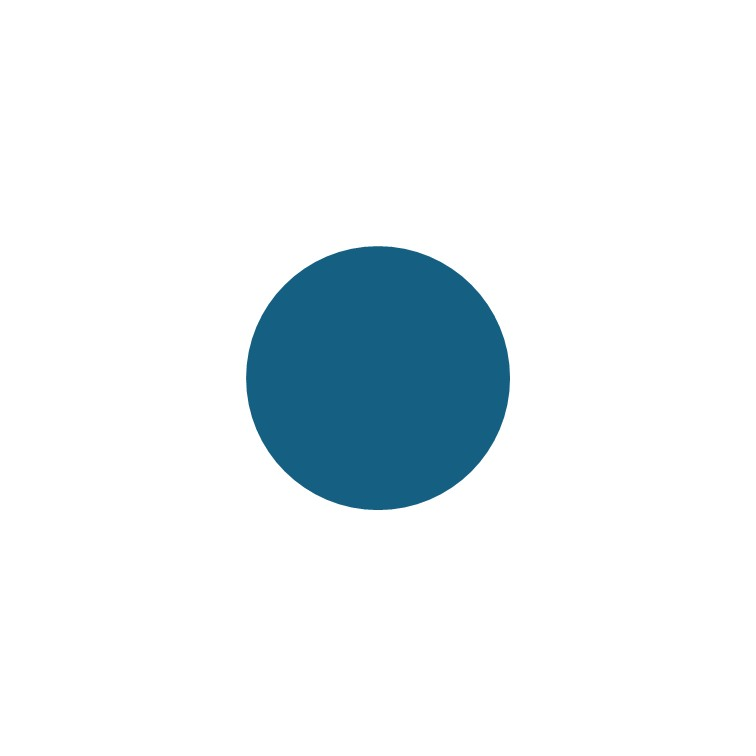
#> input picture validation/validate_raspi_images/SmallBlueCircle.JPG, 756 x 756 px, found by its file name; the run also reads 1 picture not shown here
$ python 'Py Code.py'
#> lines starting #> are read from the running program, lines starting #| are printed output that depends on the picture
import paho.mqtt.client as mqtt
import matplotlib
import matplotlib.pyplot as plt
import matplotlib.image as img
#import numpy as np
import time

#fix UserWarning: Starting a Matplotlib GUI outside of the main thread will likely fail.
#matplotlib.use('QtAgg')

#create 3 subplots under one plot
fig, ((sel1, sel2, sel3),(ax1, ax2, ax3)) = plt.subplots(2,3)
sel1.axis('off')
sel2.axis('off')
sel3.axis('off')
ax1.axis('off')
ax2.axis('off')
ax3.axis('off')

#load images
circle = img.imread("SmallBlueCircle.jpg")
#> circle is the input picture: shape (756, 756, 3); mean R, G, B 232.6, 239.7, 243
triangle = img.imread("BigOrangeTriangle.jpg")
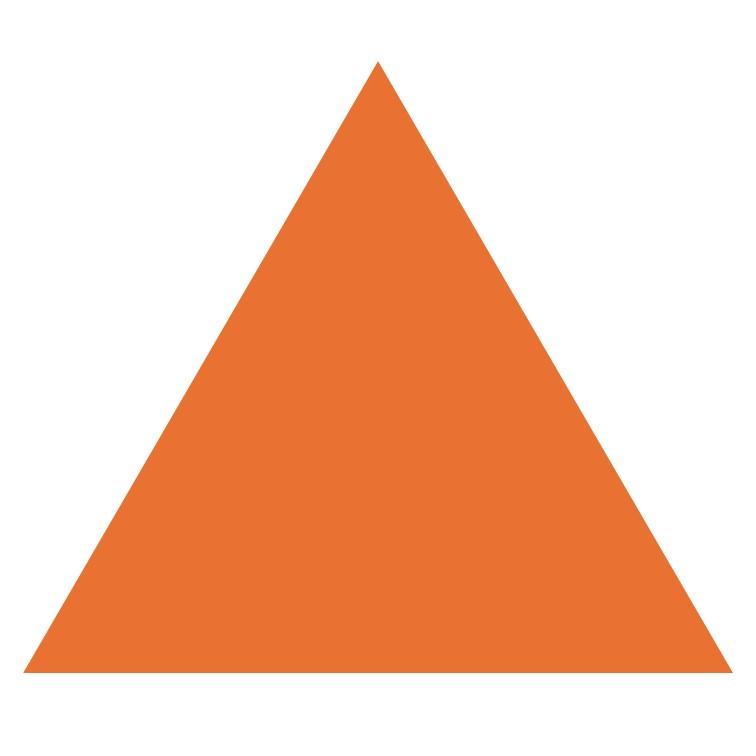
#> input picture validation/validate_raspi_images/BigOrangeTriangle.JPG, 756 x 756 px, found by its file name
#> triangle is the input picture: shape (756, 756, 3); mean R, G, B 246.5, 201, 177
arrow = img.imread("arrow.jpg")
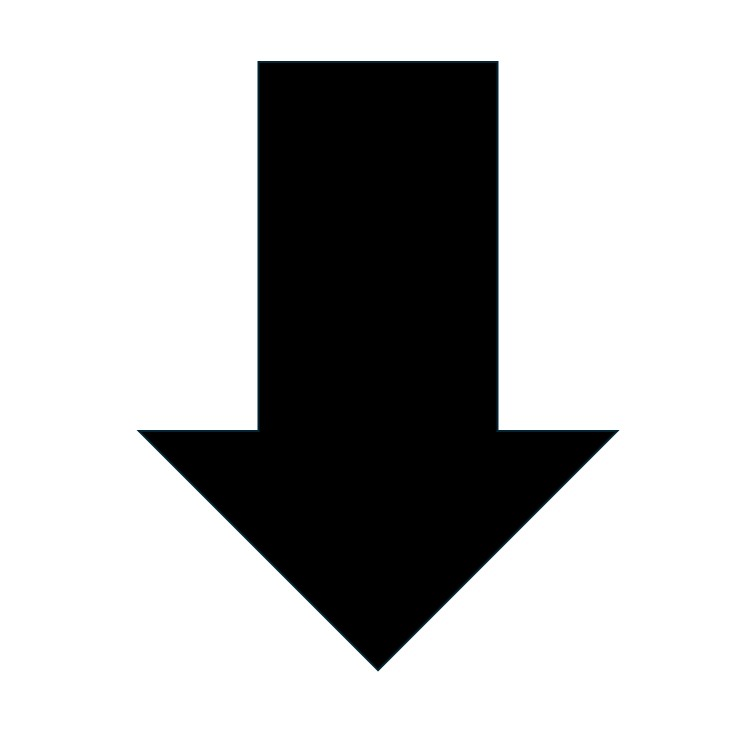
#> input picture validation/validate_raspi_images/arrow.jpg, 756 x 756 px
#> arrow is the input picture: shape (756, 756, 3); mean R, G, B 189.3, 189.5, 189.6
blank = img.imread("blank.jpg")

# The callback for when the client receives a CONNACK response from the server.
def on_connect(client, userdata, flags, reason_code, properties):
    print(f"Connected with result code {reason_code}")
    # Subscribing in on_connect() means that if we lose the connection and
    # reconnect then subscriptions will be renewed.
    #client.subscribe("$SYS/#")
    client.subscribe("display")

plt.ion()


# The callback for when a PUBLISH message is received from the server.
def on_message(client, userdata, msg):
    print(msg.topic+" "+str(msg.payload))
    character = str(msg.payload)[2]

    # edit options
    if str(character) == '1':
        ax1.imshow(triangle)
        ax2.imshow(circle)
        ax3.imshow(circle)
    if str(character) == '2':
        ax1.imshow(circle)
        ax2.imshow(triangle)
        ax3.imshow(circle)
    if str(character) == '3':
        ax1.imshow(circle)
        ax2.imshow(circle)
        ax3.imshow(triangle)

    #edit whats being scanned
    if str(character) == 'a':
        sel1.imshow(arrow)
        sel2.imshow(blank)
        sel3.imshow(blank)
    if str(character) == 'b':
        sel1.imshow(blank)
        sel2.imshow(arrow)
        sel3.imshow(blank)
    if str(character) == 'c':
        sel1.imshow(blank)
        sel2.imshow(blank)
        sel3.imshow(arrow)

    plt.show()
    plt.pause(2)

mqttc = mqtt.Client(mqtt.CallbackAPIVersion.VERSION2)
mqttc.on_connect = on_connect
mqttc.on_message = on_message

mqttc.connect("192.168.1.101", 1883, 60)

#mqttc.loop_start()

#while True:
#while True:
    #time.sleep(100)

#mqttc.loop_stop()

# Blocking call that processes network traffic, dispatches callbacks and
# handles reconnecting.
# Other loop*() functions are available that give a threaded interface and a
# manual interface.
mqttc.loop_forever()
#plt.show(block = False)
